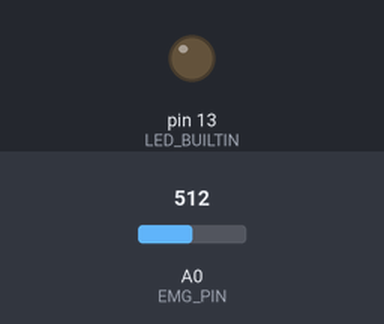
The sketch below on a simulated Arduino Uno, built with avr-gcc and run on an emulated ATmega328P. Shown: output pins drawn as LEDs (lit = HIGH). Inputs (shaded band) come from the test bench; at power-on: A0 (EMG_PIN) = 512. What the sketch prints to the serial monitor is not drawn.

Above: at 1.2 s.
1.3 s: A0 (EMG_PIN) set to 530
At 1.8 s:
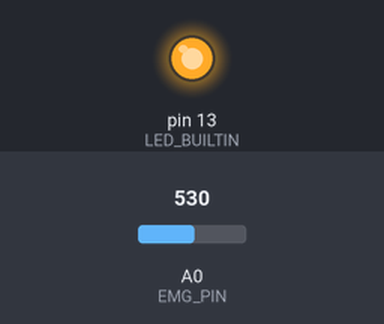
2.8 s: A0 (EMG_PIN) set to 511
At 4.0 s:
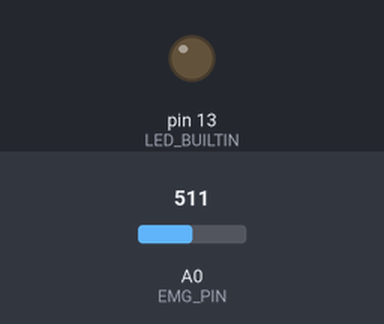
4.3 s: A0 (EMG_PIN) set to 716
At 5.3 s:
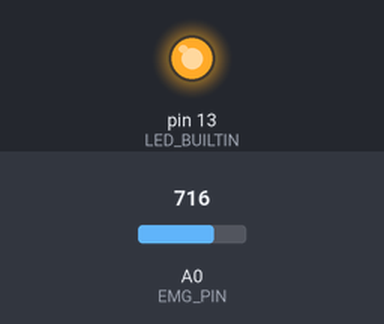
Timing chart, 0 to 7.3 s (numbered marks = the images above; inputs shaded):
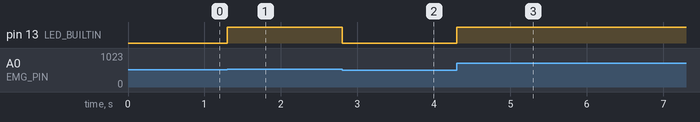

The sketch:

ArduinoEMGSignalLoop.ino
```cpp
// Minimal EMG → Serial bridge for GRIP_EMG_Harmonics_Project.
// Samples A0, prints raw ADC counts at 115200 baud.

const uint8_t EMG_PIN = A0;
const uint32_t SAMPLE_RATE_HZ = 1000;           // 1 kHz
const uint32_t SAMPLE_INTERVAL_US = 1000000UL / SAMPLE_RATE_HZ;
const uint16_t LED_THRESHOLD = 520;             // tweak or remove as needed

void setup() {
    pinMode(LED_BUILTIN, OUTPUT);
    Serial.begin(115200);                        // must match Python
    while (!Serial) { /* wait for USB CDC */ }
}

void loop() {
    static uint32_t lastSampleUs = micros();
    const uint32_t nowUs = micros();

    if ((int32_t)(nowUs - lastSampleUs) >= (int32_t)SAMPLE_INTERVAL_US) {
        lastSampleUs += SAMPLE_INTERVAL_US;

        const int raw = analogRead(EMG_PIN);      // 0–1023 on Uno
        Serial.println(raw);                      // or Serial.print(millis()); Serial.print(','); Serial.println(raw);

        digitalWrite(LED_BUILTIN, raw > LED_THRESHOLD ? HIGH : LOW);
    }
}
```

Measured:
- the behaviour switches between 520 and 521 on A0 (EMG_PIN) (found by bisection; images 0 and 1)
- after the input at 1.3 s, pin 13 (LED_BUILTIN): LOW → HIGH at once
- after the input at 2.8 s, pin 13 (LED_BUILTIN): HIGH → LOW at once
- after the input at 4.3 s, pin 13 (LED_BUILTIN): LOW → HIGH at once
